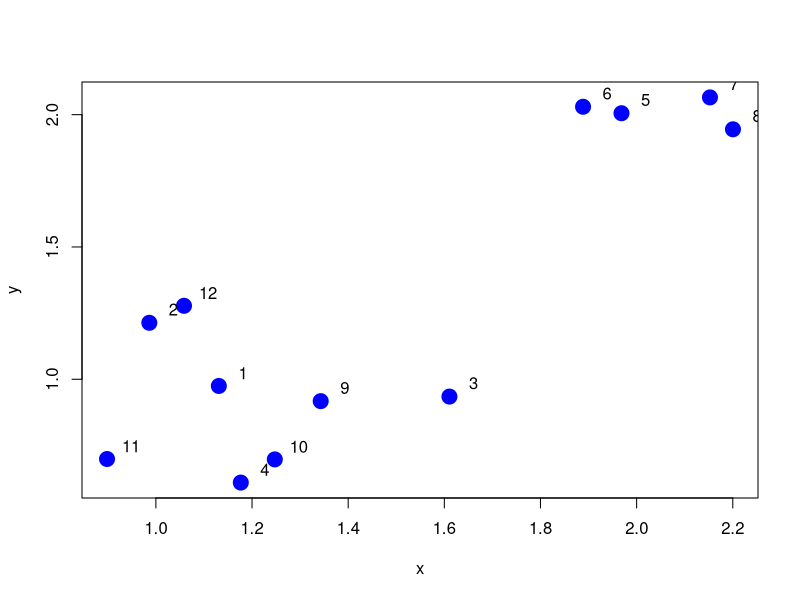

Write the R code that produced this figure.
#generate some data
x <- rnorm(12, mean = rep(1:2, each = 4), sd = 0.2)
y <- rnorm(12, mean = rep(c(1,2,1), each = 4), sd = 0.2)
plot(x,y, col = "blue", pch = 19, cex = 2)
text(x + 0.05, y + 0.05, labels = as.character(1:12))
dataFrame <- data.frame(x,y)

#apply kmeans method
kmeansobj <- kmeans(dataFrame, centers = 3)
names(kmeansobj)
kmeansobj$cluster